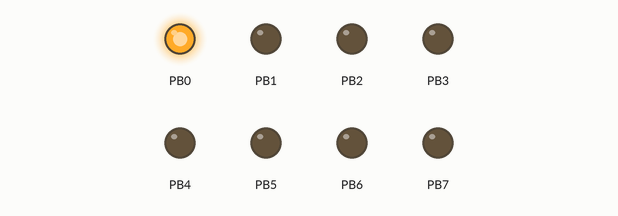
Recording of a program running on a simulated ATmega328P, built with avr-gcc and emulated at 16 MHz (the files do not name the chip). On the bench: output pins drawn as LEDs (lit = HIGH).

Above: at 0.1 s.
At 0.7 s:
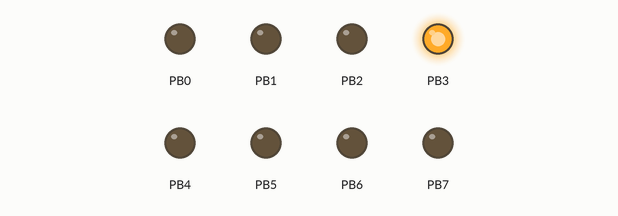
At 1.1 s:
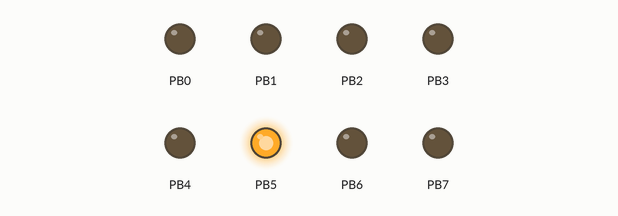
At 1.5 s:
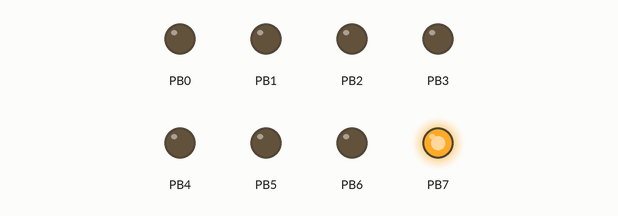
At 2.5 s:
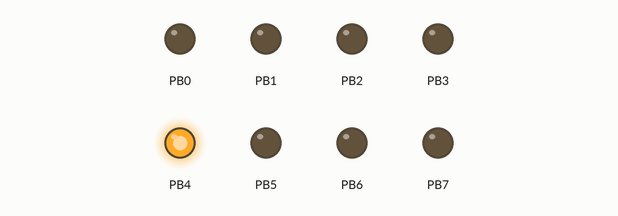
At 3.5 s:
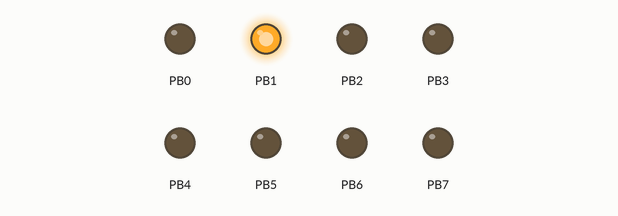
Timing chart, 0 to 3.8 s (numbered marks = the images above):
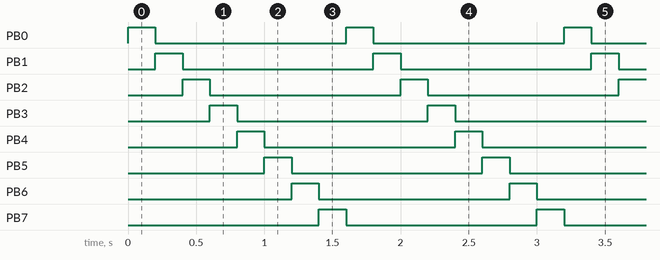

Measured:
- by itself, PB0–7: alternates HIGH for 0.20 s and LOW for 1.4 s
- by itself, everything shown: repeats every 1.6 s, in 8 steps

The program:

main.c
```c
/*
 * 03_LED_TRAIN_ANIMATION.c
 *
 *Objective: Write a program to create a train animation where a single active LED appears to move across a series of connected GPIO pins.
 *Requirements: The system must control a sequence of at least eight LEDs connected to PORTB. When the program starts, only the first LED should turn ON.
 *After a short delay, the first LED must turn OFF and the second LED must turn ON. This sequential shifting must continue until the last LED in the row is reached.
 *Once the train reaches the end of the line, the pattern should immediately reset to the first LED and repeat the sequence indefinitely to create a continuous moving light effect.
 *
 */

/*
 * LED Connections
 * LED1 -> PB0
 * LED2 -> PB1
 * LED3 -> PB2
 * LED4 -> PB3
 * LED5 -> PB4
 * LED6 -> PB5
 * LED7 -> PB6
 * LED8 -> PB7
 */

#define F_CPU 16000000UL

#include <avr/io.h>
#include <util/delay.h>

int main(void)
{
	// Configure all PORTB pins as output
	DDRB |= (1 << PB0);
	DDRB |= (1 << PB1);
	DDRB |= (1 << PB2);
	DDRB |= (1 << PB3);
	DDRB |= (1 << PB4);
	DDRB |= (1 << PB5);
	DDRB |= (1 << PB6);
	DDRB |= (1 << PB7);

	while (1)
	{
		// Move the LED from PB0 to PB7
		for (uint8_t i = 0; i < 8; i++)
		{
			PORTB = (1 << i);   // Turn ON only one LED
			_delay_ms(200);     // Small delay to see the movement
		}
	}
}
```
